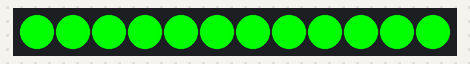
A sketch run on a simulated Arduino Uno, built with avr-gcc and run on an emulated ATmega328P. Parts: 12 RGB LEDs in strip order, left to right. What the sketch prints to the serial monitor is not drawn.

Above: at 0.4 s.
At 1.8 s:
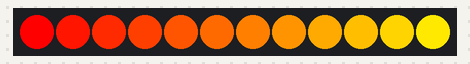
At 4.71 s:
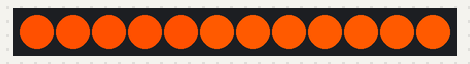
At 7.7 s:
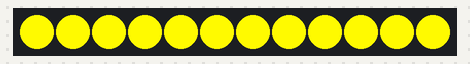
At 9.1 s:
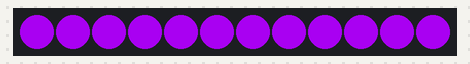
At 14.86 s:
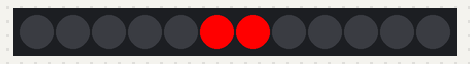

The sketch:

first_led_fan.ino
```cpp
#define STRIP_PIN 2     // пин ленты
#define NUMLEDS 12      // кол-во светодиодов
#define COLOR_DEBTH 1   // кол-во байт на цвет

#include <microLED.h>

microLED<NUMLEDS, STRIP_PIN, MLED_NO_CLOCK, LED_WS2812, ORDER_GRB, CLI_AVER, SAVE_MILLIS> strip;

long last_time = millis();

void setup() {
  strip.setBrightness(255);
  strip.show(); // вывод изменений на ленту
  delay(1);

  Serial.begin(9600);
}

void loop() {
  Serial.println("new_loop!");
  strip.clear();

  for (int i=0; i<NUMLEDS;++i)  // Зеленый
  {
    strip.set(i, mRGB(0, 255, 0));
    delay(30);
    strip.show();
  }

  delay(1000);

  for (int i=0; i<NUMLEDS;++i)  // Цвета колеса hue
  {
    strip.set(i, mWheel(i*255/NUMLEDS));
    delay(30);
    strip.show();
  }

  delay(1000);

  for (int j=0; j<=25;++j)  // 25 раз
  {
    for (int i=NUMLEDS-1; i>=0;--i)  // 25 цветов колеса hue с появлением против часовой стрелки
    {
      strip.set(i, mWheel(j*10));
      delay(15);
      strip.show();
   }
  }

  delay(1000);

  for (int i=0; i<NUMLEDS;++i)  // Фиолетовый
  {
    strip.set(i, mRGB(148, 0, 211));
    delay(30);
    strip.show();
  }

  delay(1000);

   for (int i=NUMLEDS-1; i>=0;--i)  // черыный с появлением против часовой стрелки
  {
    strip.set(i, mRGB(0, 0, 0));
    delay(30);
    strip.show();
  }

  for (int j=0; j<NUMLEDS;++j)  // NUMLEDS раз
  {
    for (int i=0; i<NUMLEDS;++i)  // Красный по кругу только два диода
    {
    strip.set(i, mRGB(255, 0, 0));
    i>1 ? strip.set(i-2, mRGB(0, 0, 0)) : strip.set(NUMLEDS+i-2, mRGB(0, 0, 0));  // Тушим цвет диода, который предшествует двум горящим
    delay(30);
    strip.show();
    }
  }

  // if (millis() - last_time >= 5000) // Сработывает раз в ~5 секунд
  // {
  //   last_time = millis();
  //   Serial.println("5 seconds прошло");
  // }
}
```

Measured:
- by itself, everything shown: repeats every 14.9 s, in 42 steps
- what the display in image 0 shows lasts 1.0 s, from 0.4 s to 1.4 s
